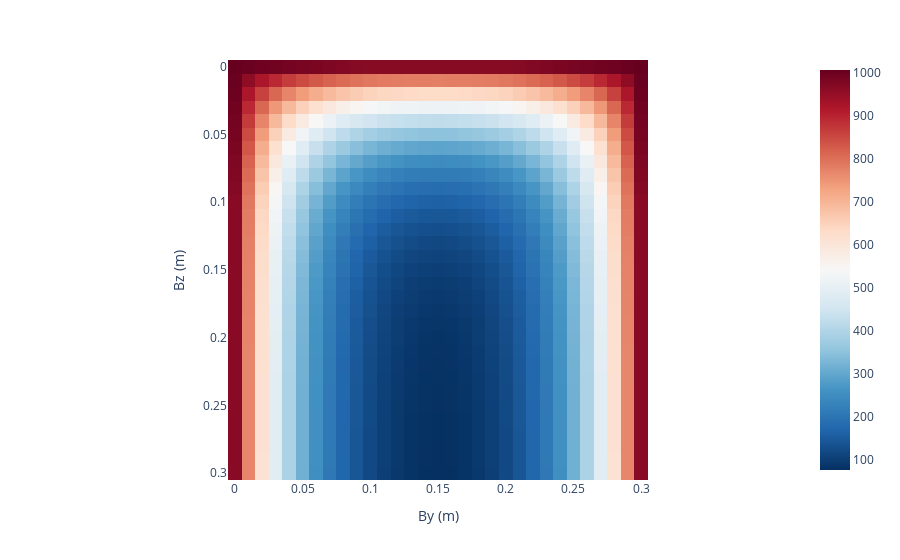

Notebook source saved alongside this figure:
### Code cell
import numpy as np
import pandas as pd
import plotly.express as px

by = 0.3
bz = 0.3
ny = 31
nz = 31
rfi = 5400
yside = 2
zside = 1

yy = np.linspace(0.0, by, num=ny)
zz = np.linspace(0.0, bz, num=nz)
df = pd.DataFrame(index=zz, columns=yy)

for i, y in enumerate(yy):
    for j, z in enumerate(zz):
        #print(i,j,y,z)
        df.iloc[j][i] = temp(rfi, y, z, by, bz, yside, zside)

# 'RdBu_r', 'jet', "Bluered"
fig = px.imshow(df, labels={'x': 'By (m)', 'y': 'Bz (m)'}, color_continuous_scale='RdBu_r')
fig.show()

### Figure 1 — Plotly figure (JSON) as saved in the notebook; plotly's stock layout.template omitted (floating-point values rounded to 4 significant figures; data arrays with more than 128 entries replaced by an {"elided": "..."} marker saying what was removed)
{"data": [{"coloraxis": "coloraxis", "hovertemplate": "By (m): %{x}<br>Bz (m): %{y}<br>color: %{z}<extra></extra>", "name": "0", "type": "heatmap", "x": [0, 0.01, 0.02, 0.03, 0.04, 0.05, 0.06, 0.07, 0.08, 0.09, 0.1, 0.11, 0.12, 0.13, 0.14, 0.15, 0.16, 0.17, 0.18, 0.19, 0.2, 0.21, 0.22, 0.23, 0.24, 0.25, 0.26, 0.27, 0.28, 0.29, 0.3], "xaxis": "x", "y": [0, 0.01, 0.02, 0.03, 0.04, 0.05, 0.06, 0.07, 0.08, 0.09, 0.1, 0.11, 0.12, 0.13, 0.14, 0.15, 0.16, 0.17, 0.18, 0.19, 0.2, 0.21, 0.22, 0.23, 0.24, 0.25, 0.26, 0.27, 0.28, 0.29, 0.3], "yaxis": "y", "z": {"elided": "31x31 float values"}}], "layout": {"coloraxis": {"colorscale": [[0, "rgb(5,48,97)"], [0.1, "rgb(33,102,172)"], [0.2, "rgb(67,147,195)"], [0.3, "rgb(146,197,222)"], [0.4, "rgb(209,229,240)"], [0.5, "rgb(247,247,247)"], [0.6, "rgb(253,219,199)"], [0.7, "rgb(244,165,130)"], [0.8, "rgb(214,96,77)"], [0.9, "rgb(178,24,43)"], [1, "rgb(103,0,31)"]]}, "margin": {"t": 60}, "xaxis": {"anchor": "y", "constrain": "domain", "domain": [0, 1], "scaleanchor": "y", "title": {"text": "By (m)"}}, "yaxis": {"anchor": "x", "autorange": "reversed", "constrain": "domain", "domain": [0, 1], "title": {"text": "Bz (m)"}}}}
